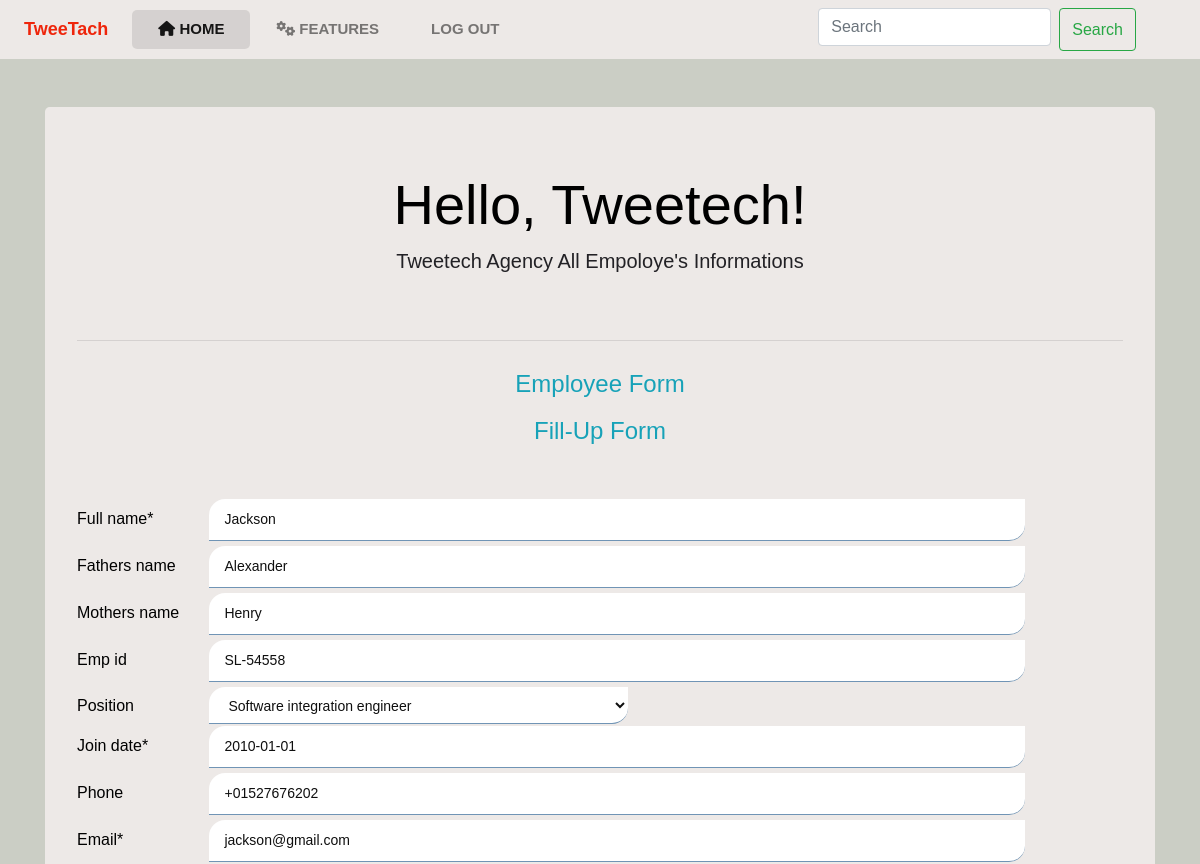
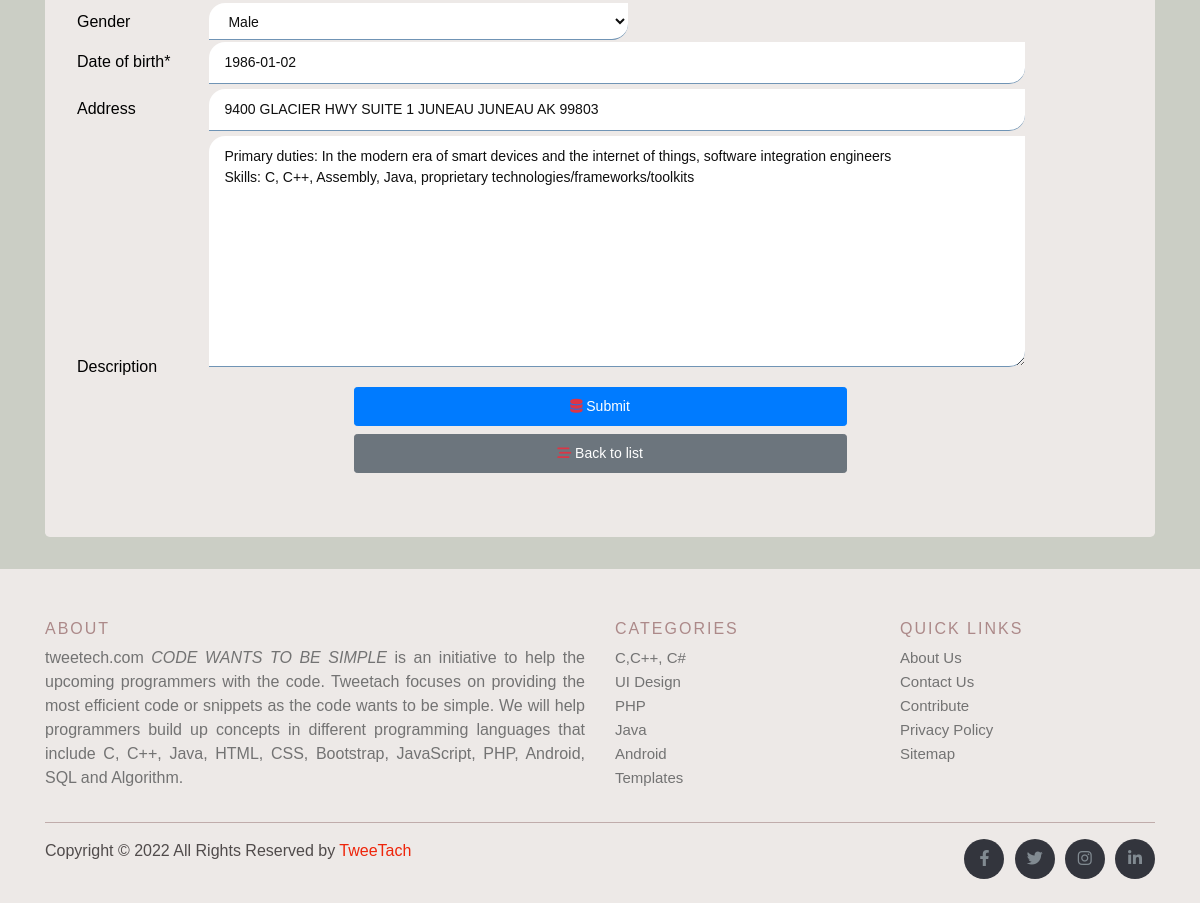
/2/ (signed in), run on the app's committed database (2 pictures, top to bottom).
### employee/models.py (models this page shows, shortened)
class Employee(models.Model):
    full_name = models.CharField(max_length=100)
    fathers_name = models.CharField(max_length=100, null=True, blank=True)
    mothers_name = models.CharField(max_length=100, null=True, blank=True)
    emp_id = models.CharField(max_length=20,null=True, blank=True)
    position = models.ForeignKey(Position,on_delete= models.CASCADE, null=True, blank=True)
    join_date = models.DateField(null=True, blank=True,)
    phone = models.CharField(max_length=15, null=True, blank=True)
    email = models.CharField(max_length=255,null=True, blank=True)
    gender = models.ForeignKey(Gender,on_delete= models.CASCADE, null=True, blank=True)
    date_of_birth = models.DateField(null=True, blank=True)
    address = models.CharField(max_length=500, null=True, blank=True)
    description = models.TextField(max_length=5000,null=True, blank=True )
    date = models.DateTimeField(auto_now_add=True)

### employee/views.py (the view, shortened to what this page needs)
# urls.py: path("<int:id>/",views.employee_info_form, name= "employee_info_update"),
@login_required(login_url='signin')
def employee_info_form(request, id=0):
    if request.method == "GET":
        if id == 0:
            form = employeeForm()
        else:
            employee = Employee.objects.get(pk=id)
            form = employeeForm(instance = employee)
        context = {"form" : form}
        return render (request, "employee/form.html", context)

### employee/forms.py
class employeeForm(forms.ModelForm):
    email = forms.CharField(widget=forms.TextInput(attrs={'placeholder': 'E-mail'} ))
    date_of_birth =forms.DateField(widget=forms.TextInput(attrs={'placeholder': 'YYYY-MM-DD'}))
    join_date =forms.DateField(widget=forms.TextInput(attrs={'placeholder': 'YYYY-MM-DD'}))
    class Meta:
        model = Employee
        fields = "__all__"
    def __init__(self, *args, **kwargs):
        super(employeeForm,self).__init__(*args, **kwargs)
        self.fields['position'].empty_lable ="Select"
        self.fields['position'].required = False

### employee/models.py (called while the page is built)
    def __str__(self):
        return self.title

    def __str__(self):
        return self.gender

### employee/templates/employee/form.html (shortened to what this page needs)
{% extends "base.html" %}
{% load crispy_forms_tags %}
{% block content%}
<body class="bodys">
    <div class="container">
        <div class="mt-5">
            <div class="jumbotron form-bodys">
                <h1 class="display-4 text-center font-weidth-bold">Hello, Tweetech!</h1>
                <p class="lead  text-center">Tweetech Agency All Empoloye's Informations</p>
                <br>
                <hr class="my-4">
                <form class="forms-edition" action="" method="POST" autocomplete="off">
                    <h4 class="text-center text-info ">Employee Form</h4>
                    <h4 class="text-center text-info mb-5">Fill-Up Form</h4>
                    {{form|crispy}}
                    <div class="container edit-container">
                        <button type="submit" class=" p-2  btn btn-primary btn-sm btn-block " value="submit"><i
                                class="fas fa-database text-danger"></i> Submit</button>
                        <a href="{% url 'employee_info_list_insert' %}"
                            class=" p-2 btn btn-secondary btn-sm btn-block"><i class="fas fa-stream text-danger"></i>
                            Back to list</a>
                    </div>
                </form>
            </div>
        </div>
    </div>
    {% endblock content%}

### static/css/style.css (style rules this page uses)
*, *::before, *::after { margin: 0; padding: 0; box-sizing: border-box }
body { font-family: 'IBM Plex Sans Thai Looped', sans-serif; }
.bodys { background: rgb(192 195 184 / 81%); }
h4 { padding: 5px; color: rgb(34, 33, 37); }
p { font-family: Arial, Helvetica, sans-serif; font-size: 16px; color: rgb(34, 33, 37); }
input, textarea { width: 78%; padding: 10px 15px; border: none; outline: none; background-color: #fff; border-radius: 16px 0px 16px 0px; border-bottom: 1px solid #5a83aadc; color: #0f0f0f; font-size: 14px; transition: 0.2s ease-out; margin-bottom: 5px; }
label { width: 8rem; font-size: 16px; }
.select { width: 40%; padding: 10px 15px 8px; border: none; outline: none; background-color: #fff; border-radius: 16px 0px 16px 0px; border-bottom: 1px solid #5a83aadc; color: #0f0f0f; font-size: 14px; transition: 0.2s ease-out; }
.form-bodys { color: rgb(0, 0, 0); background: rgba(247, 242, 242, 0.767) !important; }
.edit-container { width: 50% !important; }

### static/css/login.css (style rules this page uses)
body { height: 100%; background-color: rgb(192 195 184 / 81%); }

### data on the page
Employee: full_name "Jackson", fathers_name "Alexander", mothers_name "Henry", emp_id "SL-54558", position "Software integration engineer", join_date "2010-01-01", phone "+01527676202", email "jackson@gmail.com", gender "Male", date_of_birth "1986-01-02", address "9400 GLACIER HWY SUITE 1 JUNEAU JUNEAU AK 99803", description "Primary duties: In the modern era of smart devices and the internet of things, software integration engineers Skills: C, C++, Assembly, Java, proprietary technologies/frameworks/toolkits"
